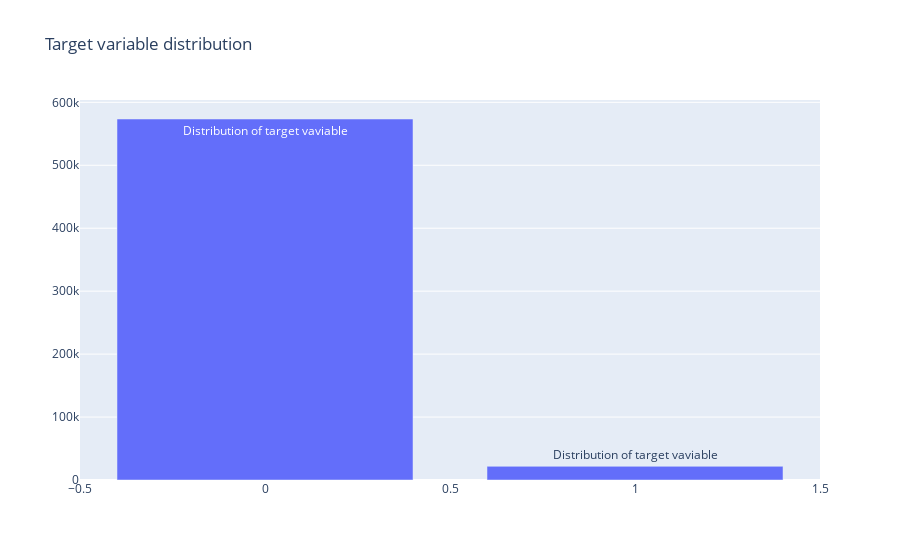

Notebook code for this chart:
### Code cell
# 目标值探索
data = [go.Bar(x=train['target'].value_counts().index.values, 
              y=train['target'].value_counts().values,
              text='Distribution of target vaviable')]
layout = go.Layout(title='Target variable distribution')
fig = go.Figure(data=data, layout=layout)
py.iplot(fig, filename='basic-bar')

### Figure 1 — Plotly figure (JSON) as saved in the notebook; plotly's stock layout.template omitted (floating-point values rounded to 4 significant figures)
{"data": [{"text": "Distribution of target vaviable", "type": "bar", "x": [0, 1], "y": [573518, 21694]}], "layout": {"title": {"text": "Target variable distribution"}}}
